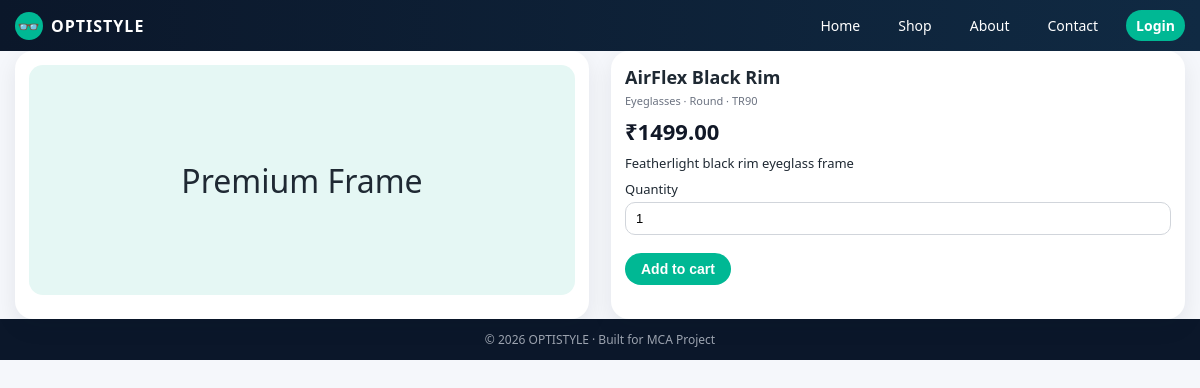
Page /product_detail.php?id=1 on the committed database.
### tables this page shows
CREATE TABLE IF NOT EXISTS `products` (
  `product_id` int(11) NOT NULL AUTO_INCREMENT,
  `category_id` int(11) DEFAULT NULL,
  `product_name` varchar(100) NOT NULL,
  `description` text,
  `price` decimal(10,2) NOT NULL,
  `frame_shape` varchar(50) DEFAULT NULL,
  `frame_material` varchar(50) DEFAULT NULL,
  `image` varchar(200) DEFAULT NULL,
  `is_active` tinyint(1) DEFAULT '1',
  `created_at` datetime DEFAULT CURRENT_TIMESTAMP,
  PRIMARY KEY (`product_id`),
  KEY `category_id` (`category_id`)
);

CREATE TABLE IF NOT EXISTS `categories` (
  `category_id` int(11) NOT NULL AUTO_INCREMENT,
  `category_name` varchar(50) NOT NULL,
  `description` text,
  PRIMARY KEY (`category_id`)
);

### product_detail.php (the view, shortened to what this page needs)
<?php
require_once "db.php";
$id = isset($_GET['id']) ? (int)$_GET['id'] : 0;
$stmt=$pdo->prepare("SELECT p.*, c.category_name FROM products p LEFT JOIN categories c ON p.category_id=c.category_id WHERE p.product_id=?");
$stmt->execute([$id]);
$product=$stmt->fetch(PDO::FETCH_ASSOC);
include "layout_top.php";
?>
<div class="grid" style="grid-template-columns:1.1fr 1.1fr;gap:22px;">
    <div class="card">
        <div class="product-image" style="height:230px;font-size:32px;">Premium Frame</div>
    </div>
    <div class="card">
        <div class="product-title" style="font-size:18px;"><?php echo htmlspecialchars($product['product_name']); ?></div>
        <div class="product-meta"><?php echo htmlspecialchars($product['category_name']); ?> · <?php echo htmlspecialchars($product['frame_shape']); ?> · <?php echo htmlspecialchars($product['frame_material']); ?></div>
        <div class="product-price" style="font-size:22px;margin-top:8px;">₹<?php echo $product['price']; ?></div>
        <p class="mt-2" style="font-size:13px;"><?php echo nl2br(htmlspecialchars($product['description'])); ?></p>
        <form method="post" class="mt-2">
            <div class="form-group">
                <label>Quantity</label>
                <input type="number" name="qty" value="1" min="1">
            </div>
            <button class="btn btn-primary mt-2">Add to cart</button>
        </form>
    </div>
</div>
<?php include "layout_bottom.php"; ?>

### layout_top.php (style rules this page uses)
:root { --primary:#00b894; --primary-dark:#00916e; --bg:#f5f7fb; --text:#1f2933; }
* { box-sizing:border-box;margin:0;padding:0; }
body { font-family: system-ui,-apple-system,"Segoe UI",sans-serif; background:var(--bg); color:var(--text); }
.btn { display:inline-block; padding:8px 16px; border-radius:999px; border:none; cursor:pointer; font-size:14px; font-weight:600; }
.btn-primary { background:var(--primary); color:#fff; }
.grid { display:grid; grid-template-columns:repeat(auto-fit,minmax(180px,1fr)); gap:16px; }
.card { background:#fff; border-radius:18px; padding:14px; box-shadow:0 8px 22px rgba(15,23,42,0.08); transition:transform .2s,box-shadow .2s; }
.product-image { width:100%; height:170px; border-radius:14px; background:#e5f7f4; display:flex; align-items:center; justify-content:center; font-size:26px; margin-bottom:10px; }
.product-title { font-size:14px;font-weight:600;margin-bottom:4px; }
.product-meta { font-size:11px;color:#6b7280;margin-bottom:6px; }
.product-price { font-weight:700;color:#111827;font-size:15px; }
.form-group { margin-bottom:10px;font-size:13px; }
label { display:block;margin-bottom:4px; }
input,select,textarea { width:100%; padding:8px 10px; border-radius:10px; border:1px solid #d1d5db; font-size:13px; }
.mt-2 { margin-top:8px; }

### rows in the picture
products: product_name "AirFlex Black Rim", category.category_name "Eyeglasses", frame_shape "Round", frame_material "TR90", price "1499.00", description "Featherlight black rim eyeglass frame"
